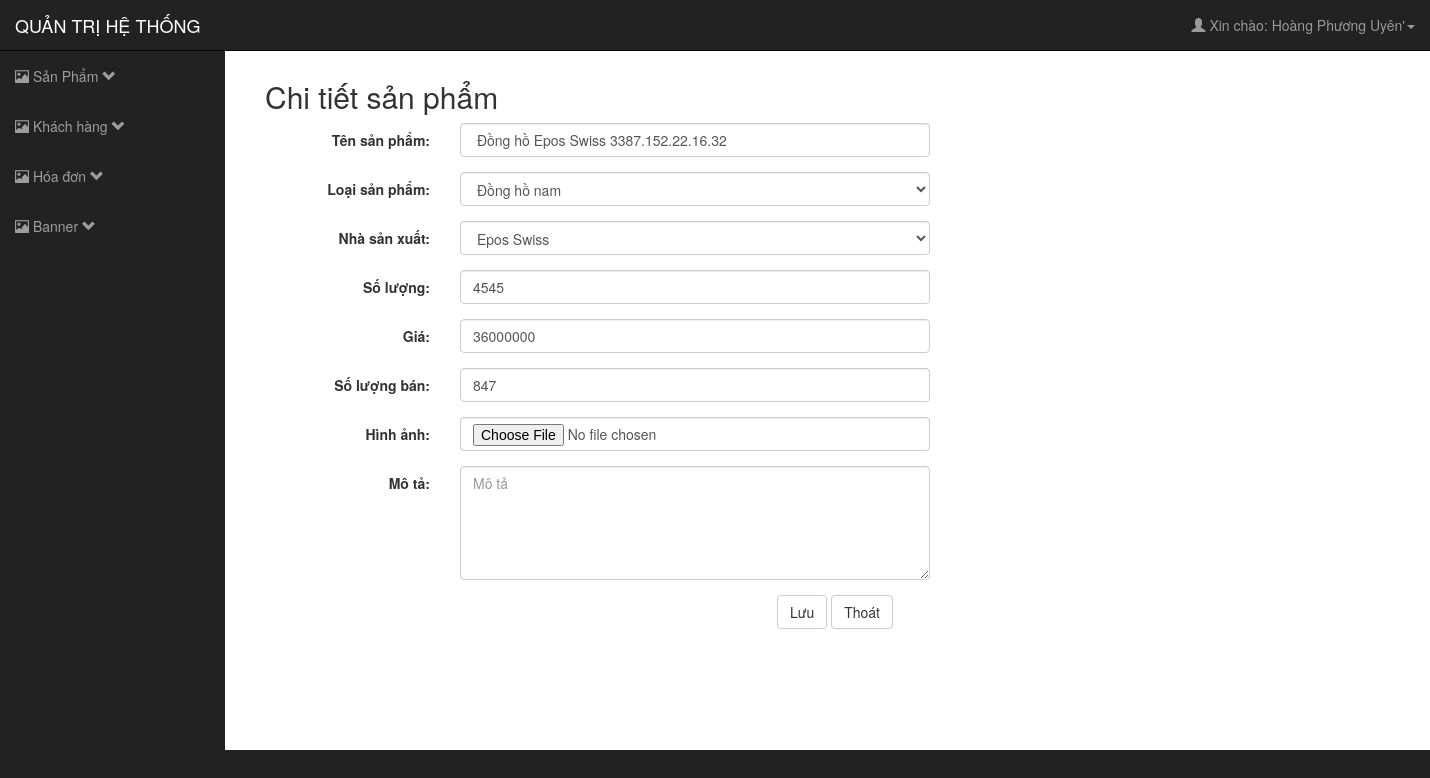
The app's page /WebShop/Admin/index.php?action=edit&ma_sp=4 (signed in) with its own data.
### tables this page shows
CREATE TABLE `sanpham` (
  `ma_sp` int(11) NOT NULL,
  `ten_sp` varchar(40) NOT NULL,
  `don_gia` int(11) NOT NULL,
  `hinh_anh` varchar(100) NOT NULL,
  `ma_loai_sp` int(11) NOT NULL,
  `ma_nsx` int(11) NOT NULL,
  `so_luong` int(11) NOT NULL,
  `thong_tin` varchar(200) NOT NULL,
  `so_luong_ban` int(11) NOT NULL,
  `chi_tiet_sp` varchar(200) NOT NULL,
  `khuyen_mai` varchar(100) NOT NULL
);

### WebShop/Admin/index.php (called while the page is built, shortened)
<?php
    include "config.php";
 ?>
<?php
    include "controller/controller_login.php";
?>

### WebShop/Admin/config.php (called while the page is built, shortened)
 <?php
class config
{
	var $conn = "";
	var $sql = "";
	public function __construct($hostname="localhost", $dbname="shop_dongho", $user="root",$pass=""){
		try		{
		$this->conn = new PDO("mysql:host=$hostname; dbname=$dbname; charset=utf8","$user","$pass");
		$this->conn->setAttribute(PDO::ATTR_ERRMODE, PDO::ERRMODE_EXCEPTION);
		}
		catch(PDOException $e){
			exit("Không kết nối được với csdl !");
		}
	}
	public function setQuery($sql){
		$this->sql = $sql;
	}
	public function execute($options = array()){
		try	{
			$this->cursor = $this->conn->prepare($this->sql);
			$this->cursor->execute($options);
			return $this->cursor;
		}
		catch(PDOException $e){
			return false;
		}
	}
	public function loadAllRows($options = array()){
		if(!$options){
			if (!$result = $this->execute())
				return false;
		}
		else {
			if (!$result = $this->execute($options))
				return false;
		}
		return $result->fetchAll(PDO::FETCH_OBJ);
	}
	public function loadRow($options = array()){
		if(!$options){
			if (!$result = $this->execute())
				return false;
		}
		else {
			if (!$result = $this->execute($options))
				return false;
		}
		return $result->fetch(PDO::FETCH_OBJ);
	}
}
?>

### WebShop/Admin/model/SanPhamModel.php (called while the page is built, shortened)
<?php
include_once("config.php");
class SanPhamModel extends config
{
	public function getAllLoaiSanPham(){
		return $this->loadAllRows();
	}
	public function getAllNhaSanXuat(){
		return $this->loadAllRows();
	}
	public function getSanPhamById($id)
	{
		return $this->loadRow(array($id));
	}
}

### WebShop/Admin/view/sanpham/suasanpham.php (the view, shortened to what this page needs)
<div class="container">
  <h2>Chi tiết sản phẩm</h2>
   <form class="form-horizontal" method="post">
    <div class="form-group">
      <label class="control-label col-sm-2" >Tên sản phẩm:</label>
      <div class="col-sm-10" style="width:500px;">
        <input type="text" class="form-control" id="ten_sp" placeholder="Tên sản phẩm" name="ten_sp" value="<?=$SanPham->ten_sp?>">
      </div>
    </div>
    <div class="form-group">
        <label for="type" class="col-sm-2 control-label">Loại sản phẩm:</label>
        <div class="col-sm-10" style="width:500px;">
            <div class="fg-line">
                <select class="form-control" id="ma_loai_sp" name="ma_loai_sp" title="Chọn loại sản phẩm">
                <?php foreach ($LoaiSanPham as $Loai) { ?>
                	 <option value='<?=$Loai->ma_loai_sp?>'><?=$Loai->loai_dong_ho?></option>
                  <?php } ?>
                </select>
            </div>
        </div>
     </div>
      <div class="form-group">
        <label for="type" class="col-sm-2 control-label">Nhà sản xuất:</label>
        <div class="col-sm-10" style="width:500px;">
            <div class="fg-line">
                <select class="form-control" id="ma_nsx" name="ma_nsx" title="Chọn nhà sản xuất">
                <?php foreach ($NhaSanXuat as $nsx) { ?>
                  <option value='<?=$nsx->ma_nsx?>'><?=$nsx->ten_nsx?></option>
                 <?php } ?>
                </select>
            </div>
        </div>
     </div>
    <div class="form-group">
      <label class="control-label col-sm-2">Số lượng:</label>
      <div class="col-sm-10" style="width:500px;">
        <input type="number" class="form-control" id="so_luong" placeholder="Số lượng" name="so_luong" value="<?=$SanPham->so_luong?>">
      </div>
    </div>
    <div class="form-group">
      <label class="control-label col-sm-2">Giá:</label>
      <div class="col-sm-10" style="width:500px;">
        <input type="number" class="form-control" id="don_gia" placeholder="Giá" name="don_gia" value="<?=$SanPham->don_gia?>">
      </div>
    </div>
    <div class="form-group">
      <label class="control-label col-sm-2">Số lượng bán:</label>
      <div class="col-sm-10" style="width:500px;">
        <input type="text" class="form-control" id="so_luong_ban" placeholder="Số lượng bán" name="so_luong_ban" value="<?=$SanPham->so_luong_ban?>">
      </div>
    </div>
    <div class="form-group">
      <label class="control-label col-sm-2">Hình ảnh:</label>
      <div class="col-sm-10" style="width:500px;">
        <input type="file" class="form-control" id="hinhanh"  name="hinhanh" >
      </div>
    </div>
    <div class="form-group">
      <label class="control-label col-sm-2">Mô tả:</label>
      <div class="col-sm-10" style="width:500px;">
        <textarea class="form-control" rows="5" id="thong_tin" placeholder="Mô tả" name="thong_tin"></textarea>
      </div>
    </div>
    <div class="form-group" style="text-align:center;">
    <button type="submit" class="btn btn-default" id="btnLuu" name="btnLuu">Lưu</button>
    <button type="button" class="btn btn-default">Thoát</button>
    </div>
  </form>
</div>

### WebShop/Admin/public/style.css (style rules this page uses)
body { margin-top: 100px; background-color: #222; }
@media (min-width:768px) { body { margin-top: 50px; } }

### records on screen
sanpham: ten_sp "Đồng hồ Epos Swiss 3387.152.22.16.32", so_luong "4545", don_gia "36000000", so_luong_ban "847"

### other values on screen
$_SESSION["loged"] "Hoàng Phương Uyên"
form field ma_loai_sp "Đồng hồ nam"
form field ma_nsx "Epos Swiss"
